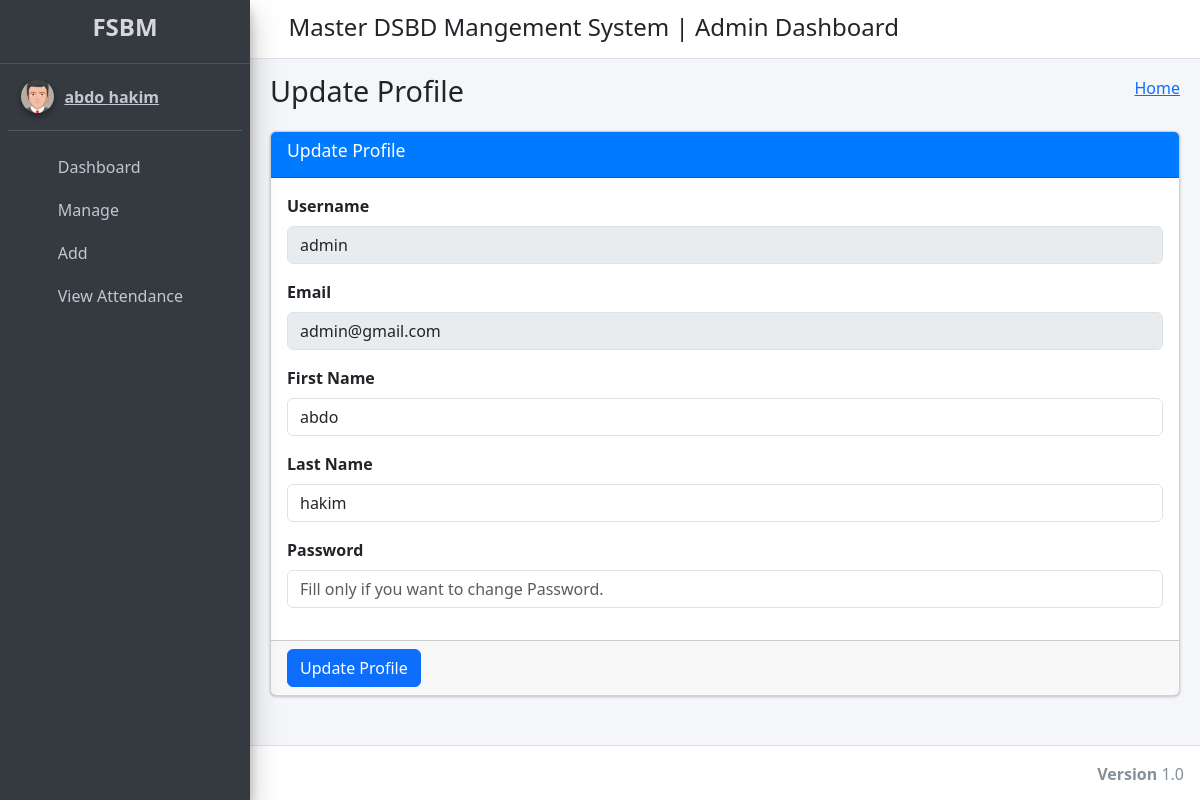
Page /admin_profile/ (signed in) on the committed database.
### student_management_app/models.py (models this page shows)
class CustomUser(AbstractUser):
    user_type_data = ((1, "HOD"), (2, "Staff"), (3, "Student"))
    user_type = models.CharField(default=1, choices=user_type_data, max_length=10)

### student_management_app/HodViews.py (the view)
# urls.py: path('admin_profile/', HodViews.admin_profile, name="admin_profile"),
def admin_profile(request):
    user = CustomUser.objects.get(id=request.user.id)
    context={
        "user": user
    }
    return render(request, 'hod_template/admin_profile.html', context)

### student_management_app/LoginCheckMiddleWare.py (called while the page is built, shortened)
    def process_view(self, request, view_func, view_args, view_kwargs):
        modulename = view_func.__module__
        user = request.user
        if user.is_authenticated:
            if user.user_type == "1":
                if modulename == "student_management_app.HodViews":
                    pass
                elif modulename == "student_management_app.views" or modulename == "django.views.static":
                    pass
                else:
                    return redirect("admin_home")
            else:
                return redirect("login")
        else:
            if request.path == reverse("login") or request.path == reverse("doLogin"):
                pass
            else:
                return redirect("login")

### student_management_app/templates/hod_template/admin_profile.html (shortened to what this page needs)
{% extends 'hod_template/base_template.html' %}
{% block page_title %}
    Update Profile
{% endblock page_title %}
{% block main_content %}
{% load static %}
<section class="content">
        <div class="container-fluid">
            <div class="row">
                <div class="col-md-12">
                    <div class="card card-primary">
                    <div class="card-header">
                        <h3 class="card-title">Update Profile</h3>
                    </div>
                    <form role="form" method="POST" action="{% url 'admin_profile_update' %}">
                        <div class="card-body">
                            <div class="form-group">
                                <label>Username </label>
                                <input type="text" class="form-control" name="username" value="{{ user.username }}" disabled="disabled">
                            </div>
                            <div class="form-group">
                                <label>Email </label>
                                <input type="text" class="form-control" name="email" value="{{ user.email }}" disabled="disabled">
                            </div>
                            <div class="form-group">
                                <label>First Name </label>
                                <input type="text" class="form-control" name="first_name" value="{{ user.first_name }}">
                            </div>
                            <div class="form-group">
                                <label>Last Name </label>
                                <input type="text" class="form-control" name="last_name" value="{{ user.last_name }}">
                            </div>
                            <div class="form-group">
                                <label>Password </label>
                                <input type="text" class="form-control" name="password" placeholder="Fill only if you want to change Password.">
                            </div>
                        </div>
                        <div class="card-footer">
                        <button type="submit" class="btn btn-primary">Update Profile</button>
                        </div>
                    </form>
                    </div>
                </div>
            </div>
        </div>
      </section>
  {% endblock main_content %}

### student_management_app/templates/hod_template/sidebar_template.html (shortened to what this page needs)
{% load static %}
<aside class="main-sidebar sidebar-dark-primary elevation-4">
      <a href="{% url 'admin_home' %}" class="brand-link">
        <h4 class="text-center fw-bold">FSBM</h4>
      </a>
      <div class="sidebar">
        <div class="user-panel mt-3 pb-3 mb-3 d-flex">
          <div class="image">
            <img src="{% static 'dist/img/user2-160x160.jpg' %}" class="img-circle elevation-2" alt="User Image">
          </div>
          <div class="info">
            <a href="{% url 'admin_profile' %}" class="d-block"><span class="font-weight-bold">{{ user.first_name }} {{ user.last_name }}</span></a>
          </div>
        </div>
        <nav class="mt-2">
          <ul class="nav nav-pills nav-sidebar flex-column" data-widget="treeview" role="menu" data-accordion="false">
            <li class="nav-item">
              {% url 'admin_home' as admin_home %}
              <a href="{{ admin_home }}" class="nav-link {% if request.path == admin_home %} active {% endif %}">
                <i class="nav-icon fas fa-tachometer-alt"></i>
                <p>
                  Dashboard
                </p>
              </a>
            </li>
            <li class="nav-item">
              <a href="#" class="nav-link">
                  <i class="nav-icon fas fa-th"></i>
                  <p>
                      Manage
                      <i class="right fas fa-angle-left"></i>
                  </p>
              </a>
          </li>
          <li class="nav-item">
            <a href="#" class="nav-link">
                <i class="nav-icon far fa-plus-square"></i>
                <p>
                    Add
                    <i class="right fas fa-angle-left"></i>
                </p>
            </a>
          </li>
          <li class="nav-item">
            {% url 'admin_view_attendance' as admin_view_attendance %}
            <a href="{{ admin_view_attendance }}" class="nav-link {% if request.path == admin_view_attendance %} active {% endif %}">
                <i class="nav-icon fas fa-calendar-alt"></i>
                <p>
                    View Attendance
                </p>
            </a>
        </li>
          </ul>
        </nav>
      </div>
    </aside>

### rows in the picture
CustomUser: first_name "abdo", last_name "hakim", username "admin", email "admin@gmail.com"
